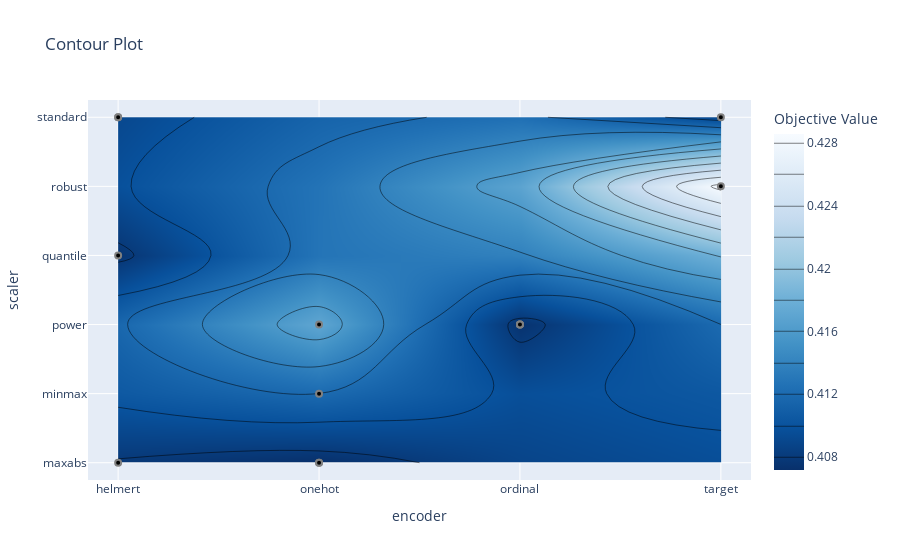

The code cell stored with this chart in its notebook:
### Code cell
ov.plot_contour(GradientBoostingRegressor_study, params=["encoder", "scaler"])

### Figure 1 — Plotly figure (JSON) as saved in the notebook; plotly's stock layout.template omitted (floating-point values rounded to 4 significant figures)
{"data": [{"colorbar": {"title": {"text": "Objective Value"}}, "colorscale": [[0, "rgb(247,251,255)"], [0.125, "rgb(222,235,247)"], [0.25, "rgb(198,219,239)"], [0.375, "rgb(158,202,225)"], [0.5, "rgb(107,174,214)"], [0.625, "rgb(66,146,198)"], [0.75, "rgb(33,113,181)"], [0.875, "rgb(8,81,156)"], [1, "rgb(8,48,107)"]], "connectgaps": true, "contours": {"coloring": "heatmap"}, "hoverinfo": "none", "line": {"smoothing": 1.3}, "reversescale": true, "type": "contour", "x": ["helmert", "onehot", "ordinal", "target"], "y": ["maxabs", "minmax", "power", "quantile", "robust", "standard"], "z": [[0.4078, 0.4072, null, null], [null, 0.412, null, null], [null, 0.4171, 0.4074, null], [0.4076, null, null, null], [null, null, null, 0.4286], [0.4091, null, null, 0.4091]]}, {"marker": {"color": "black", "line": {"color": "Gray", "width": 2}}, "mode": "markers", "name": "Feasible Trial", "showlegend": false, "type": "scatter", "x": ["onehot", "target", "onehot", "helmert", "onehot", "onehot", "helmert", "helmert", "target", "helmert", "ordinal", "ordinal", "ordinal"], "y": ["power", "robust", "maxabs", "standard", "minmax", "maxabs", "maxabs", "standard", "standard", "quantile", "power", "power", "power"]}, {"marker": {"color": "#cccccc", "line": {"color": "Gray", "width": 2}}, "mode": "markers", "name": "Infeasible Trial", "showlegend": false, "type": "scatter", "x": [], "y": []}], "layout": {"title": {"text": "Contour Plot"}, "xaxis": {"range": [-0.15, 3.15], "title": {"text": "encoder"}, "type": "category"}, "yaxis": {"range": [-0.25, 5.25], "title": {"text": "scaler"}, "type": "category"}}}
